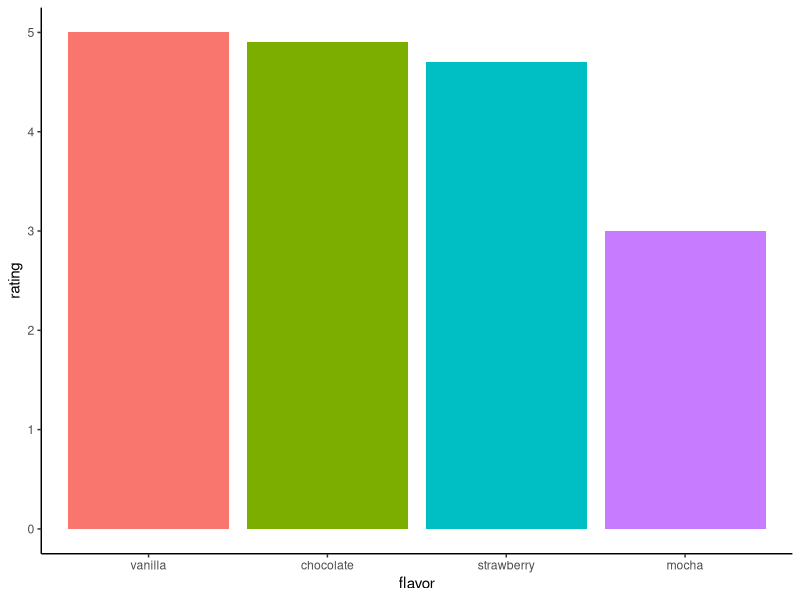
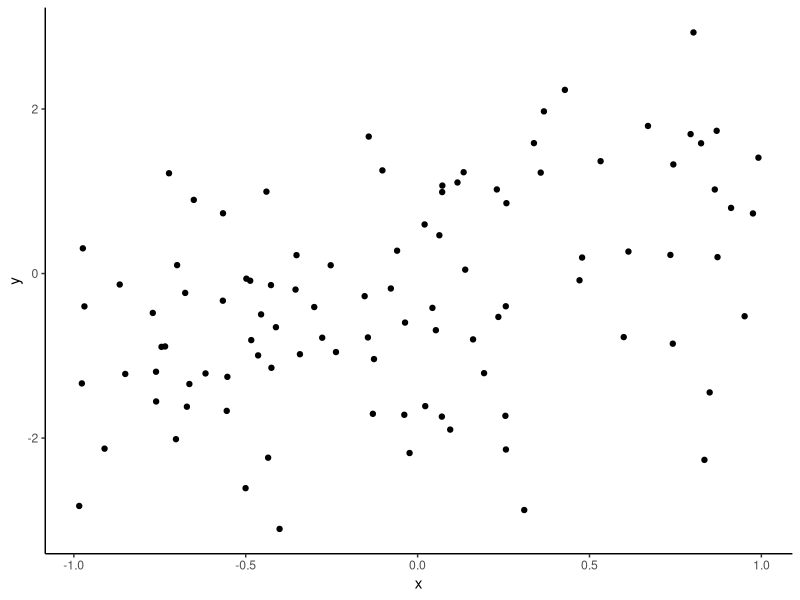

Generate these figures, in order, with R:
## ---- chunk 1
#| label: fig-ice-cream-sample-ratings
#| fig-cap: "Some sample ratings of ice cream flavors."
library(ggplot2)
library(dplyr)
library(forcats)
flavors <- c("vanilla", "chocolate", "strawberry", "mocha")
ratings <- c(5, 4.9, 4.7, 3)
ice_cream <- data.frame(flavor = flavors, rating = ratings)

ice_cream |>
  mutate(flavor = fct_rev(fct_reorder(flavor, rating))) |>
  
  ggplot() +
  aes(x = flavor, y = rating, fill = flavor) +
  geom_bar(stat = "identity") +
  theme_classic() +
  theme(legend.position = "none")
## ---- chunk 2
#| label: fig-random-xy-sd-1.25
#| fig-cap: "Some sample data where $x = y + N(0, 1.25)$."
x = runif(n = 100, min = -1, max = 1)
y = x + rnorm(n = 100, mean = 0, sd = 1.25)
points_df <- data.frame(x = x, y = y)

points_df |>
  ggplot() +
  aes(x = x, y = y) +
  geom_point() +
  theme(aspect.ratio = 1) +
  theme_classic()
